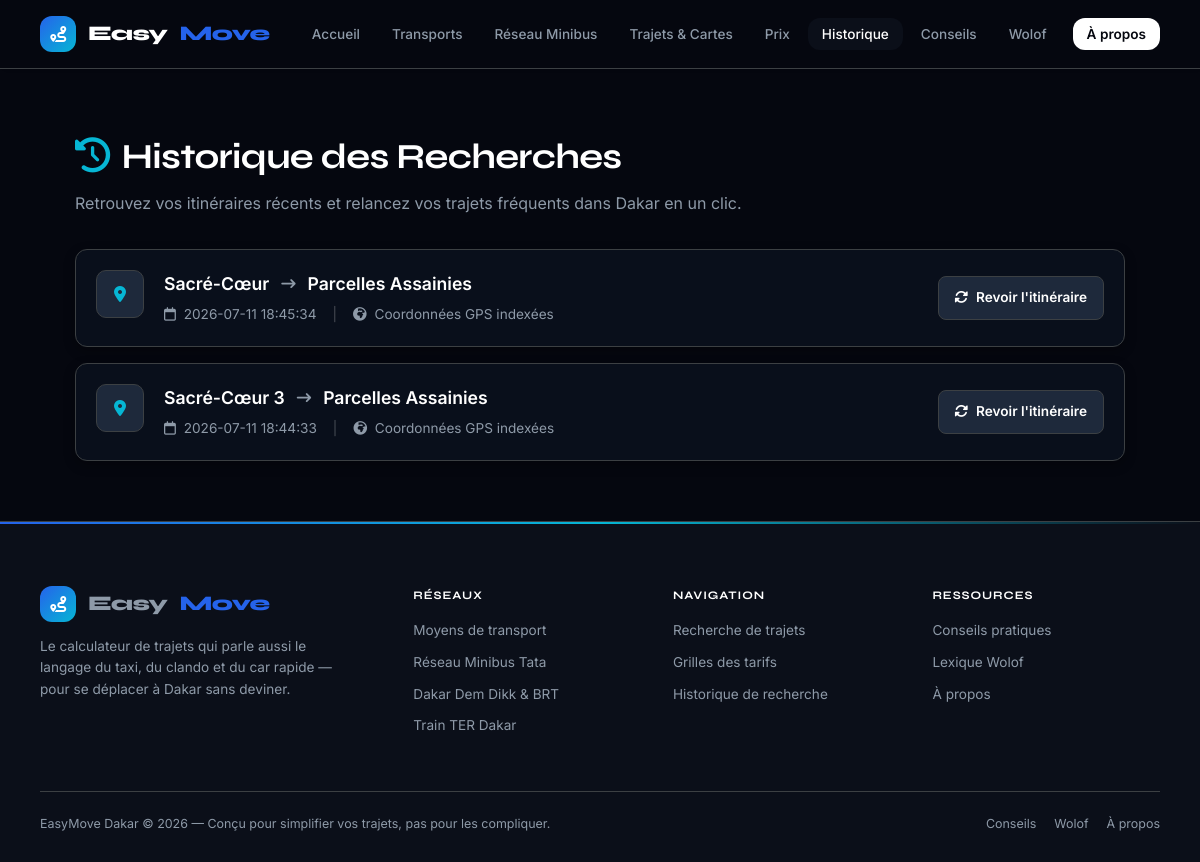
Page /historique on the earlier database version.
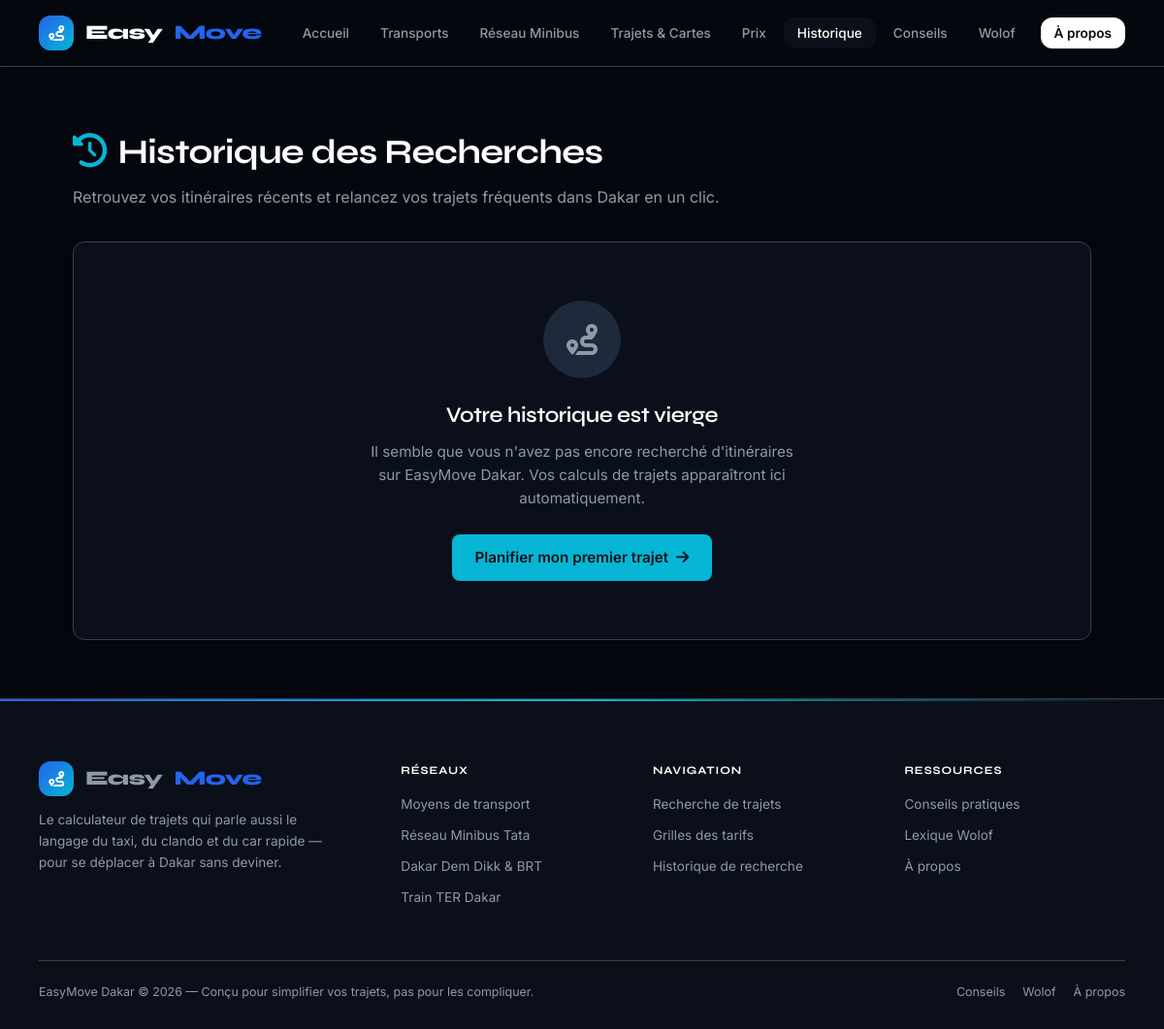
Same page on the later database version.
### tables this page shows
CREATE TABLE historique_recherches (
    id_historique       INTEGER PRIMARY KEY AUTOINCREMENT,
    adresse_depart      TEXT NOT NULL,
    adresse_arrivee     TEXT NOT NULL,
    lat_depart          REAL,
    lng_depart          REAL,
    lat_arrivee         REAL,
    lng_arrivee         REAL,
    date_recherche      DATETIME DEFAULT CURRENT_TIMESTAMP
);

### app.py (the view)
@app.route("/historique")
def historique():
    return render_template(
        "historique.html",
        historique=database.get_historique_recent(limite=50),
        active_page="historique"
    )

### database.py (called while the page is built)
def get_connection():
    conn = sqlite3.connect(DB_PATH)
    conn.row_factory = sqlite3.Row
    conn.execute("PRAGMA foreign_keys = ON")
    return conn

def get_historique_recent(limite=10):
    conn = get_connection()
    try:
        historique = conn.execute("""
            SELECT * FROM historique_recherches
            ORDER BY date_recherche DESC
            LIMIT ?
        """, (limite,)).fetchall()
    except sqlite3.OperationalError:
        historique = []
    conn.close()
    return historique

### templates/historique.html (shortened to what this page needs)
{% extends "base.html" %}
{% block content %}
<div class="container" style="padding: 40px 0; max-width: 1050px;">
    <div class="page-header" style="margin-bottom: 32px; display: flex; justify-content: space-between; align-items: center; flex-wrap: wrap; gap: 16px;">
        <div>
            <h1 style="font-size: 2.2rem; font-family: 'Syne', sans-serif; font-weight: 700; margin: 0; color: #FFF;">
                <i class="fa-solid fa-clock-rotate-left" style="color: var(--accent-cyan); margin-right: 12px;"></i>Historique des Recherches
            </h1>
            <p style="color: var(--text-muted); margin: 6px 0 0 0; font-size: 1rem;">
                Retrouvez vos itinéraires récents et relancez vos trajets fréquents dans Dakar en un clic.
            </p>
        </div>
    </div>
    {% if historique|length == 0 %}
    <div class="bento-card" style="text-align: center; padding: 60px 20px;">
        <div style="width: 80px; height: 80px; background: #1E293B; border-radius: 50%; display: flex; align-items: center; justify-content: center; margin: 0 auto 20px auto;">
            <i class="fa-solid fa-route" style="font-size: 2rem; color: var(--text-muted);"></i>
        </div>
        <h2 style="font-size: 1.4rem; font-weight: 600; margin-bottom: 8px; color: #FFF;">Votre historique est vierge</h2>
        <p style="color: var(--text-muted); max-width: 450px; margin: 0 auto 24px auto; font-size: 0.95rem; line-height: 1.6;">
            Il semble que vous n'avez pas encore recherché d'itinéraires sur EasyMove Dakar. Vos calculs de trajets apparaîtront ici automatiquement.
        </p>
        <a href="{{ url_for('trajets') }}" class="cta-button" style="display: inline-flex; align-items: center; gap: 8px; text-decoration: none; background: var(--accent-cyan); color: #0B0F19; padding: 12px 24px; border-radius: 8px; font-weight: 600; font-size: 0.95rem;">
            Planifier mon premier trajet <i class="fa-solid fa-arrow-right"></i>
        </a>
    </div>
    {% else %}
    <div style="display: flex; flex-direction: column; gap: 16px;">
        {% for item in historique %}
        <div class="bento-card historique-item stagger-item" style="padding: 20px; transition: transform 0.2s, border-color 0.2s;">
            <div class="historique-main">
                <div style="background: #1E293B; border: 1px solid var(--border-color); width: 48px; height: 48px; border-radius: 10px; display: flex; align-items: center; justify-content: center; flex-shrink: 0; color: var(--text-muted);">
                    <i class="fa-solid fa-location-dot" style="color: var(--accent-cyan);"></i>
                </div>
                <div style="display: flex; flex-direction: column; gap: 6px; min-width: 0;">
                    <div style="display: flex; align-items: center; gap: 12px; flex-wrap: wrap;">
                        <span style="font-weight: 600; font-size: 1.1rem; color: #FFF;">{{ item.adresse_depart }}</span>
                        <i class="fa-solid fa-arrow-right-long" style="color: var(--text-muted); font-size: 0.9rem;"></i>
                        <span style="font-weight: 600; font-size: 1.1rem; color: var(--accent-emerald);">{{ item.adresse_arrivee }}</span>
                    </div>
                    <div style="display: flex; align-items: center; gap: 16px; font-size: 0.85rem; color: var(--text-muted);">
                        <span>
                            <i class="fa-regular fa-calendar" style="margin-right: 4px;"></i> {{ item.date_recherche }}
                        </span>
                        {% if item.lat_depart and item.lat_arrivee %}
                        <span style="color: rgba(255,255,255,0.25);">|</span>
                        <span>
                            <i class="fa-solid fa-earth-africa" style="margin-right: 4px;"></i> Coordonnées GPS indexées
                        </span>
                        {% endif %}
                    </div>
                </div>
            </div>
            <div class="historique-actions" style="display: flex; align-items: center; gap: 12px;">
                <a href="{{ url_for('trajets') }}?auto_depart={{ item.adresse_depart }}&auto_arrivee={{ item.adresse_arrivee }}"
                   title="Relancer cette recherche d'itinéraire"
                   style="background: #1E293B; border: 1px solid var(--border-color); color: #FFF; padding: 10px 16px; border-radius: 8px; font-weight: 600; font-size: 0.85rem; text-decoration: none; display: flex; align-items: center; justify-content: center; gap: 8px; transition: all 0.2s;">
                    <i class="fa-solid fa-rotate"></i> Revoir l'itinéraire
                </a>
            </div>
        </div>
        {% endfor %}
    </div>
    {% endif %}
</div>
{% endblock %}

### templates/base.html (shortened to what this page needs)
<!DOCTYPE html>
<html lang="fr">
<head>
    <link rel="stylesheet" href="https://cdnjs.cloudflare.com/ajax/libs/font-awesome/6.4.0/css/all.min.css">
    <link rel="stylesheet" href="https://unpkg.com/leaflet@1.9.4/dist/leaflet.css"
 />
    <link rel="stylesheet" href="{{ url_for('static', filename='css/style.css') }}">
</head>
<body class>
    <nav class="navbar">
        <div class="container">
            <div class="navbar-inner">
                <a href="{{ url_for('accueil') }}" class="logo">
                    <div class="logo-icon"><i class="fa-solid fa-route"></i></div>
                    Easy<em>Move</em>
                </a>
                <ul class="nav-links" id="navLinks">
                    <li><a href="{{ url_for('accueil') }}" class="{{ 'active' if active_page == 'accueil' }}">Accueil</a>
                    </li>
                    <li><a href="{{ url_for('transports') }}"
                            class="{{ 'active' if active_page == 'transports' }}">Transports</a></li>
                    <li><a href="{{ url_for('minibus') }}" class="{{ 'active' if active_page == 'minibus' }}">Réseau
                            Minibus</a></li>
                    <li><a href="{{ url_for('trajets') }}" class="{{ 'active' if active_page == 'trajets' }}">Trajets &amp;
                            Cartes</a></li>
                    <li><a href="{{ url_for('prix') }}" class="{{ 'active' if active_page == 'prix' }}">Prix</a></li>
                    <li><a href="{{ url_for('historique') }}"
                            class="{{ 'active' if active_page == 'historique' }}">Historique</a></li>
                    <li><a href="{{ url_for('conseils') }}" class="{{ 'active' if active_page == 'conseils' }}">Conseils</a>
                    </li>
                    <li><a href="{{ url_for('wolof') }}" class="{{ 'active' if active_page == 'wolof' }}">Wolof</a></li>
                    <li><a href="{{ url_for('apropos') }}" class="nav-cta {{ 'active' if active_page == 'apropos' }}">À
                            propos</a></li>
                </ul>
            </div>
        </div>
    </nav>
    <main class="main-content">
        {% block content %}{% endblock %}
    </main>
    <footer>
        <div class="container">
            <div class="footer-grid">
                <div class="footer-brand">
                    <div class="logo">
                        <div class="logo-icon"><i class="fa-solid fa-route"></i></div>
                        Easy<em>Move</em>
                    </div>
                    <p>Le calculateur de trajets qui parle aussi le langage du taxi, du clando et du car rapide —
                        pour se déplacer à Dakar sans deviner.</p>
                </div>
                <div class="footer-col">
                    <h4>Réseaux</h4>
                    <a href="{{ url_for('transports') }}">Moyens de transport</a>
                    <a href="{{ url_for('minibus') }}">Réseau Minibus Tata</a>
                    <a href="{{ url_for('transports') }}">Dakar Dem Dikk &amp; BRT</a>
                    <a href="{{ url_for('transports') }}">Train TER Dakar</a>
                </div>
                <div class="footer-col">
                    <h4>Navigation</h4>
                    <a href="{{ url_for('trajets') }}">Recherche de trajets</a>
                    <a href="{{ url_for('prix') }}">Grilles des tarifs</a>
                    <a href="{{ url_for('historique') }}">Historique de recherche</a>
                </div>
                <div class="footer-col">
                    <h4>Ressources</h4>
                    <a href="{{ url_for('conseils') }}">Conseils pratiques</a>
                    <a href="{{ url_for('wolof') }}">Lexique Wolof</a>
                    <a href="{{ url_for('apropos') }}">À propos</a>
                </div>
            </div>
            <div class="footer-bottom">
                <span>EasyMove Dakar © 2026 — Conçu pour simplifier vos trajets, pas pour les compliquer.</span>
                <div class="footer-bottom-links">
                    <a href="{{ url_for('conseils') }}">Conseils</a>
                    <a href="{{ url_for('wolof') }}">Wolof</a>
                    <a href="{{ url_for('apropos') }}">À propos</a>
                </div>
            </div>
        </div>
    </footer>
</body>
</html>

### static/css/style.css (style rules this page uses)
:root { --bg-primary: #05070f; --bg-secondary: #0b0f19; --fond-carte: rgba(13, 20, 35, 0.65); --text-main: #ffffff; --text-muted: #8e9aa8; --accent: #ffffff; --border-color: #3c4043; --border-light: rgba(255, 255, 255, 0.07); --border-active: rgba(255, 255, 255, 0.2); --shadow: 0 4px 12px rgba(0, 0, 0, 0.3); --radius: 12px; --transition: all 0.2s ease; --accent-bleu: #2563eb; --accent-cyan: #06b6d4; --accent-vert: #10b981; --accent-jaune: #f5a623; --accent-rouge: #ef4444; }
*, *::before, *::after { box-sizing: border-box; margin: 0; padding: 0; }
html, body { background-color: var(--bg-primary); color: var(--text-main); font-family: 'Inter', sans-serif; line-height: 1.6; -webkit-font-smoothing: antialiased; min-height: 100vh; transition: background-color 0.2s, color 0.2s; }
a { color: inherit; text-decoration: none; transition: var(--transition); }
h1, h2, h3, h4 { font-family: 'Syne', sans-serif; letter-spacing: -0.02em; color: var(--text-main); }
.container { max-width: 1200px; margin: 0 auto; padding: 0 40px; }
.navbar { position: sticky; top: 0; z-index: 1000; background: var(--bg-primary); backdrop-filter: blur(20px); -webkit-backdrop-filter: blur(20px); border-bottom: 1px solid var(--border-color); box-shadow: 2px 0 10px rgba(0,0,0,0.02); }
.navbar-inner { display: flex; align-items: center; justify-content: space-between; padding: 16px 0; position: relative; }
.logo { display: flex; align-items: center; gap: 12px; font-family: 'Syne', sans-serif; font-weight: 800; font-size: 1.3rem; letter-spacing: -0.5px; }
.logo-icon { width: 36px; height: 36px; background: linear-gradient(135deg, var(--accent-bleu), var(--accent-cyan)); border-radius: var(--radius); display: flex; align-items: center; justify-content: center; color: #FFFFFF; font-size: 1rem; }
.logo em, .logo span span { color: var(--accent-bleu); font-style: normal; }
.nav-links, .main-nav { display: flex; align-items: center; gap: 4px; list-style: none; }
.nav-links a, .main-nav a { padding: 8px 14px; border-radius: var(--radius); font-size: 0.85rem; font-weight: 500; color: var(--text-muted); transition: var(--transition); }
.nav-links a:hover, .nav-links a.active, .main-nav a:hover, .main-nav a.active { color: var(--text-main); background: var(--bg-secondary); }
.nav-links a.nav-cta { background: var(--accent); color: var(--bg-primary); font-weight: 600; margin-left: 8px; }
.main-content, .sidebar-content { padding: 20px; flex: 1; overflow-y: auto; }
footer { position: relative; background: var(--bg-secondary); padding: 64px 0 28px; border-top: 1px solid var(--border-color); color: var(--text-muted); font-size: 0.85rem; overflow: hidden; }
footer::before { content: ''; position: absolute; top: 0; left: 0; right: 0; height: 2px; background: linear-gradient(90deg, var(--accent-bleu), var(--accent-cyan), transparent); }
.footer-grid { display: grid; grid-template-columns: 1.5fr 1fr 1fr 1fr; gap: 32px; margin-bottom: 44px; }
.footer-brand p { font-size: 0.85rem; margin-top: 14px; line-height: 1.6; max-width: 320px; }
.footer-col h4 { font-size: 0.72rem; text-transform: uppercase; color: var(--text-main); margin-bottom: 16px; letter-spacing: 0.08em; }
.footer-col a { display: block; font-size: 0.85rem; margin-bottom: 10px; color: var(--text-muted); }
.footer-bottom { border-top: 1px solid var(--border-color); padding-top: 22px; display: flex; align-items: center; justify-content: space-between; flex-wrap: wrap; gap: 12px; font-size: 0.78rem; }
.footer-bottom-links { display: flex; gap: 18px; }
.footer-bottom-links a { color: var(--text-muted); }
.hero, .page-header, .about-hero { animation: fadeInUp 0.7s ease both; }
.bento-card { background: var(--fond-carte); border: 1px solid var(--border-color); border-radius: var(--radius); box-shadow: var(--shadow); }

Differences in the rows shown:
removed historique_recherches: adresse_depart "Sacré-Cœur", adresse_arrivee "Parcelles Assainies", date_recherche "2026-07-11 18:45:34", lat_depart 14.7186 (drawn)
removed historique_recherches: adresse_depart "Sacré-Cœur 3", adresse_arrivee "Parcelles Assainies", date_recherche "2026-07-11 18:44:33", lat_depart 14.7145 (drawn)
Other differences:
text now shown: "Votre historique est vierge Il semble que vous n'avez pas encore recherché d'itinéraires sur EasyMove Dakar. Vos calculs de trajets apparaîtront ici automatiquement. Planifier mon premier trajet"
